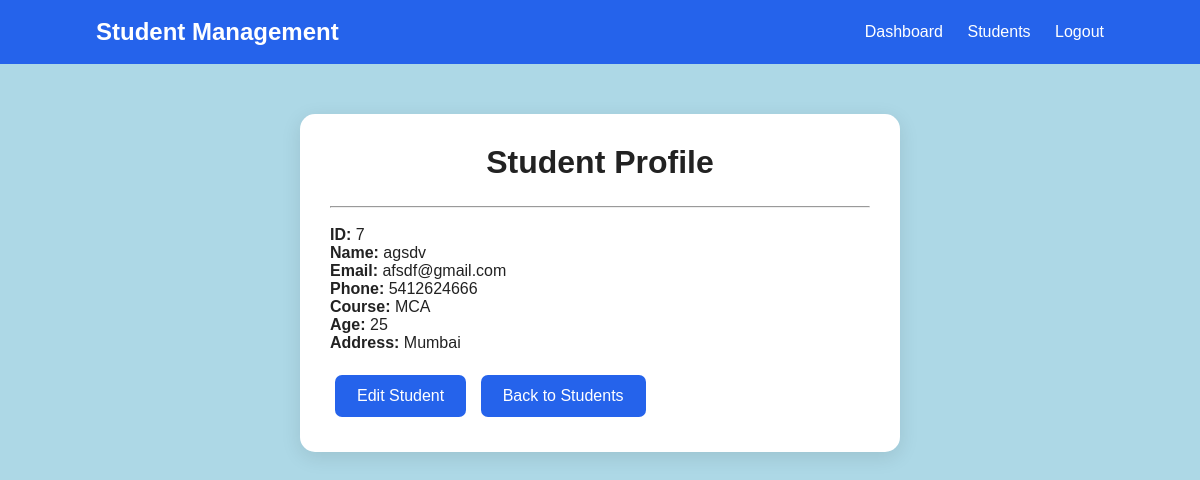
The app's page /student/7/ (signed in) with its own data.
### students/models.py (models this page shows, shortened)
class Student(models.Model):
    name = models.CharField(max_length=100)
    email = models.EmailField(unique=True)
    phone = models.CharField(max_length=15)
    course = models.CharField(max_length=100)
    age = models.IntegerField()
    address = models.TextField()

### students/views.py (the view)
# urls.py: path('student/<int:id>/', views.student_detail, name='student_detail'),
@login_required
def student_detail(request, id):
    student = Student.objects.get(id=id)
    return render(
        request,
        'students/student_detail.html',
        {'student': student}
    )

### students/templates/students/student_detail.html (shortened to what this page needs)
{% load static %}
<!DOCTYPE html>
<html>
<head>
    <link rel="stylesheet"
          href="{% static 'students/style.css' %}">
</head>
<body>
<nav class="navbar">
    <div class="logo">
        Student Management
    </div>
    <div>
        <a href="{% url 'home' %}">Dashboard</a>
        <a href="{% url 'students' %}">Students</a>
        <a href="{% url 'logout' %}">Logout</a>
    </div>
</nav>
<div class="container">
    <div class="form-card">
        <h1>Student Profile</h1>
        <hr><br>
        <p><strong>ID:</strong> {{ student.id }}</p>
        <p><strong>Name:</strong> {{ student.name }}</p>
        <p><strong>Email:</strong> {{ student.email }}</p>
        <p><strong>Phone:</strong> {{ student.phone }}</p>
        <p><strong>Course:</strong> {{ student.course }}</p>
        <p><strong>Age:</strong> {{ student.age }}</p>
        <p><strong>Address:</strong> {{ student.address }}</p>
        <br>
        <a class="btn"
           href="{% url 'edit_student' student.id %}">
            Edit Student
        </a>
        <a class="btn"
           href="{% url 'students' %}">
            Back to Students
        </a>
    </div>
</div>
</body>
</html>

### students/static/students/style.css (style rules this page uses)
* { margin: 0; padding: 0; box-sizing: border-box; }
body { font-family: Arial, sans-serif; background: #f4f7fb; color: #222; }
body { background: lightblue; }
.navbar { background: #2563eb; padding: 18px 8%; display: flex; justify-content: space-between; align-items: center; }
.logo { color: white; font-size: 24px; font-weight: bold; }
.navbar a { color: white; text-decoration: none; margin-left: 20px; }
.container { width: 90%; max-width: 1100px; margin: 50px auto; }
.btn { display: inline-block; background: #2563eb; color: white; padding: 12px 22px; border-radius: 7px; text-decoration: none; border: none; cursor: pointer; margin: 5px; }
.form-card { background: white; max-width: 600px; margin: auto; padding: 30px; border-radius: 15px; box-shadow: 0 5px 20px rgba(0, 0, 0, 0.1); }
.form-card h1 { text-align: center; margin-bottom: 25px; }

### records on screen
Student: id "7", name "agsdv", email "afsdf@gmail.com", phone "5412624666", course "MCA", age "25", address "Mumbai"
